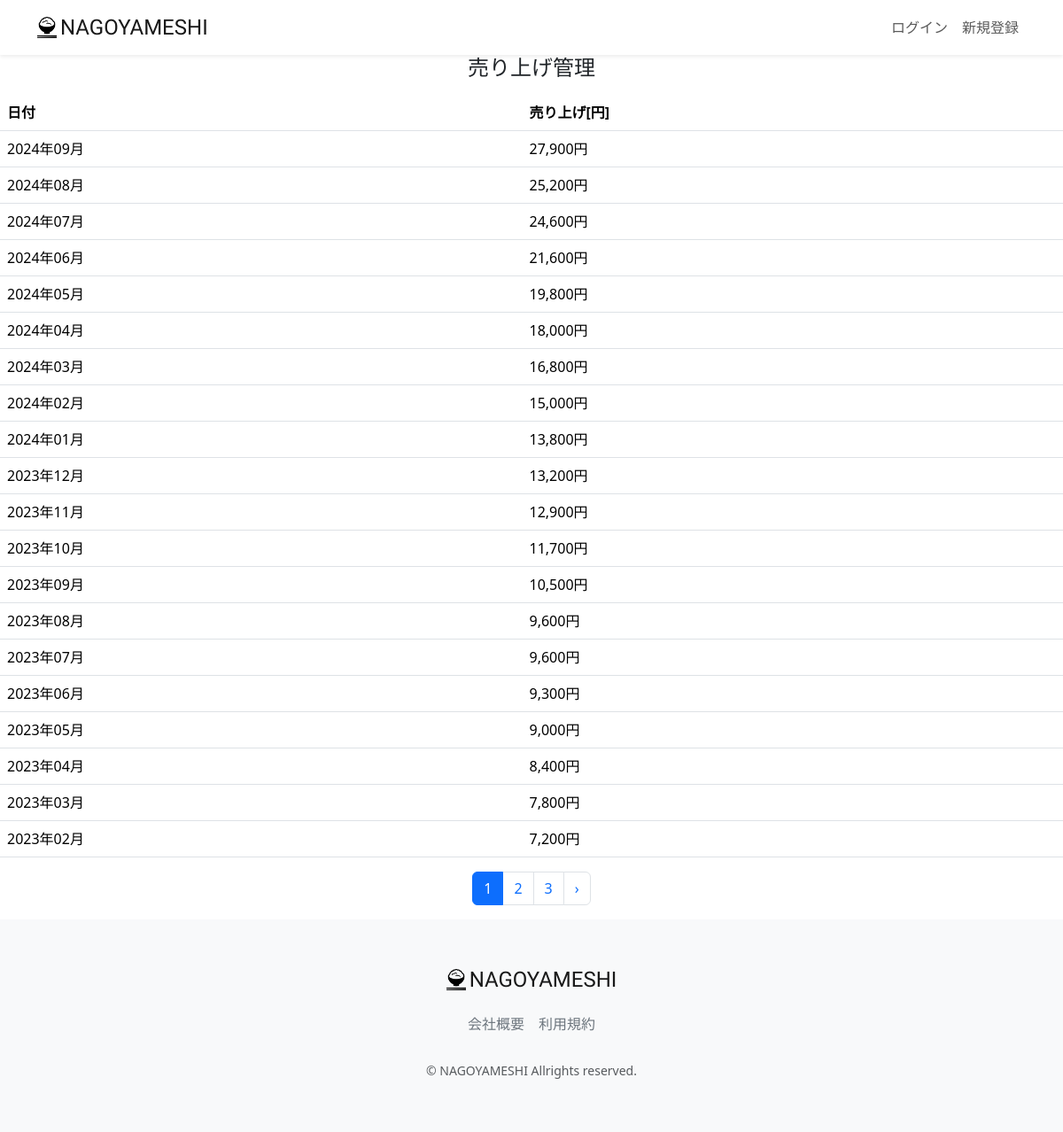
The page /accounts/sales/ on the database its author committed.
### accounts/models.py (models this page shows, shortened)
class MonthlySales(models.Model):
    date = models.DateTimeField("年月日", null=True, blank=True)
    sales = models.IntegerField("売上" , blank=True, null=True)
    class Meta:
        constraints = [
            models.UniqueConstraint(fields=['date'], name='unique_date')
        ]

### accounts/views.py (the view)
# urls.py: path('sales/', views.MonthlySalesListView.as_view(), name="sales_list"),
class MonthlySalesListView(generic.ListView):
    model = models.MonthlySales
    template_name = 'admin/sales_list.html'
    paginate_by = 20
    def get_queryset(self):
        queryset =models.MonthlySales.objects.all().order_by('-date')
        return queryset
    def get_context_data(self, **kwargs):
        context = super(MonthlySalesListView, self).get_context_data(**kwargs)
        return context

### restaurant/templatetags/custom_tag.py (called while the page is built)
@register.filter
def unit(val):
    return f'{val:,}円'

@register.filter
def date(val):
    return f'{val.strftime("%Y年%m月")}'

### accounts/templates/admin/sales_list.html (shortened to what this page needs)
{% extends "layout/base.html" %}
{% load static %}
{% load custom_tag %}
{% block content %}
<main>
    <h1 class="mb-3 text-center">売り上げ管理</h1>
    <table class="table">
        <thead>
            <tr>
                <th scope="col">日付</th>
                <th scope="col">売り上げ[円]</th>
            </tr>
        </thead>
        <tbody>
            {% for monthly_sales in object_list %}
                <tr>
                    <td>{{ monthly_sales.date|date}}</td>
                    <td>{{ monthly_sales.sales|unit }} </td>
                </tr>
            {% endfor %}
        </tbody>
    </table>
    {% if is_paginated %}
        <div class="d-flex justify-content-center">
            <nav>
                <ul class="pagination">
                    {% for page_num in page_obj.paginator.page_range %}
                        {% if page_obj.number == page_num %}
                            <li class="page-item active" aria-current="page">
                                <span class="page-link">
                                    {{page_num }}
                                </span>
                            </li>
                        {% else %}
                            <li class="page-item">
                                <a class="page-link" href="?page={{ page_num }}">{{ page_num }}</a>
                            </li>
                        {% endif %}
                    {% endfor %}
                    {% if page_obj.has_next %}
                        <li class="page-item">
                            <a class="page-link" href="?page={{page_obj.next_page_number }}" rel="next" aria-label="次 &raquo;">
                                &rsaquo;
                            </a>
                        </li>
                    {% endif %}
                </ul>
            </nav>
        </div>
    {% endif %}
</main>
{% endblock %}

### static/css/nagoyameshi.css (style rules this page uses)
h1 { font-size: 1.5rem; }
a { text-decoration: none !important; }

### rows shown on the page
MonthlySales: date "2024年09月", sales|unit "27,900円"
MonthlySales: date "2024年08月", sales|unit "25,200円"
MonthlySales: date "2024年07月", sales|unit "24,600円"
MonthlySales: date "2024年06月", sales|unit "21,600円"
MonthlySales: date "2024年05月", sales|unit "19,800円"
MonthlySales: date "2024年04月", sales|unit "18,000円"
MonthlySales: date "2024年03月", sales|unit "16,800円"
MonthlySales: date "2024年02月", sales|unit "15,000円"
MonthlySales: date "2024年01月", sales|unit "13,800円"
MonthlySales: date "2023年12月", sales|unit "13,200円"
MonthlySales: date "2023年11月", sales|unit "12,900円"
MonthlySales: date "2023年10月", sales|unit "11,700円"
MonthlySales: date "2023年09月", sales|unit "10,500円"
MonthlySales: date "2023年08月", sales|unit "9,600円"
MonthlySales: date "2023年07月", sales|unit "9,600円"
MonthlySales: date "2023年06月", sales|unit "9,300円"
MonthlySales: date "2023年05月", sales|unit "9,000円"
MonthlySales: date "2023年04月", sales|unit "8,400円"
MonthlySales: date "2023年03月", sales|unit "7,800円"
MonthlySales: date "2023年02月", sales|unit "7,200円"

### other values the page prints
{{ page_num }} "1"
{{ page_num }} "2" "3"
